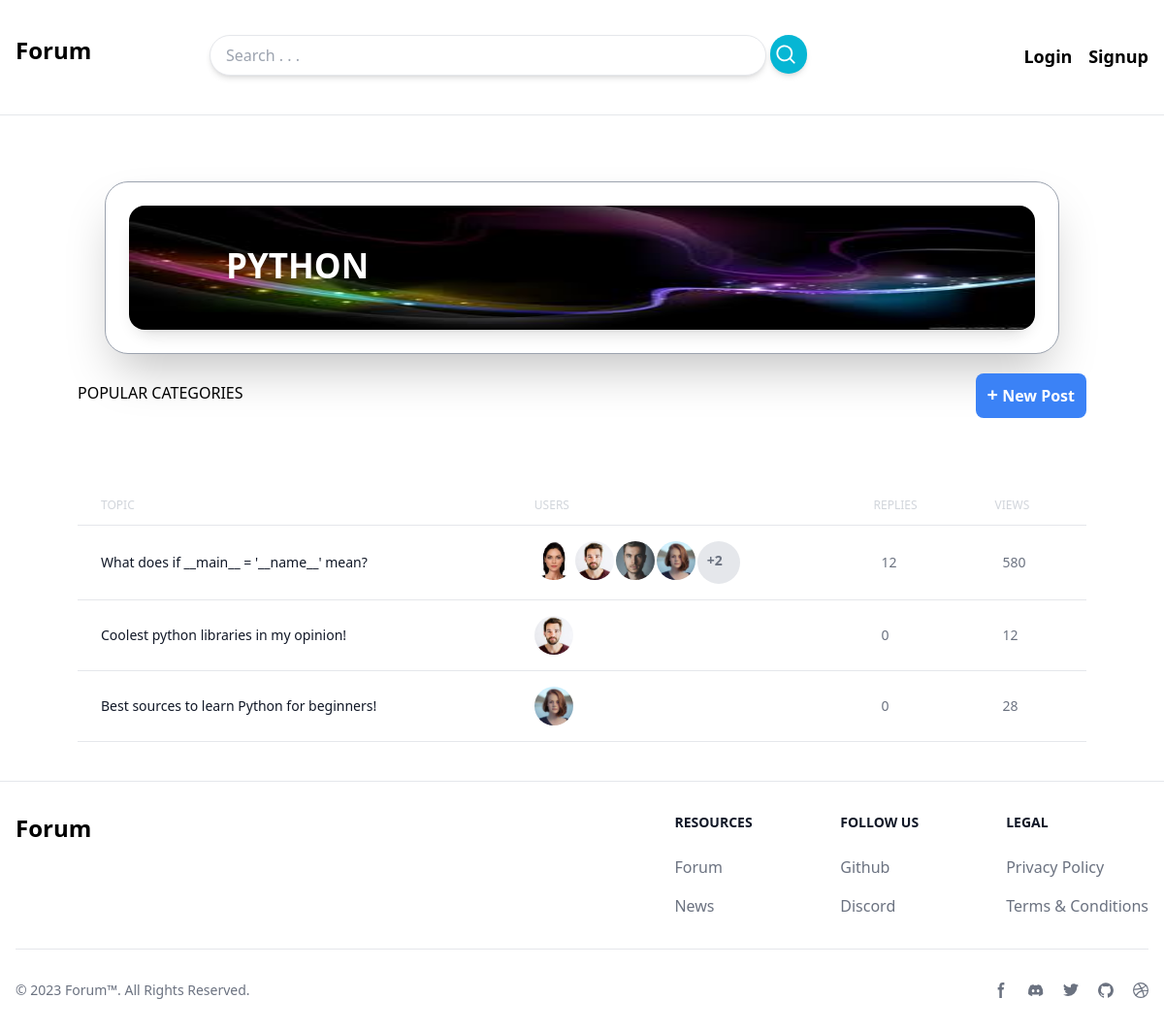
The page /category/1/ on the database as committed earlier.
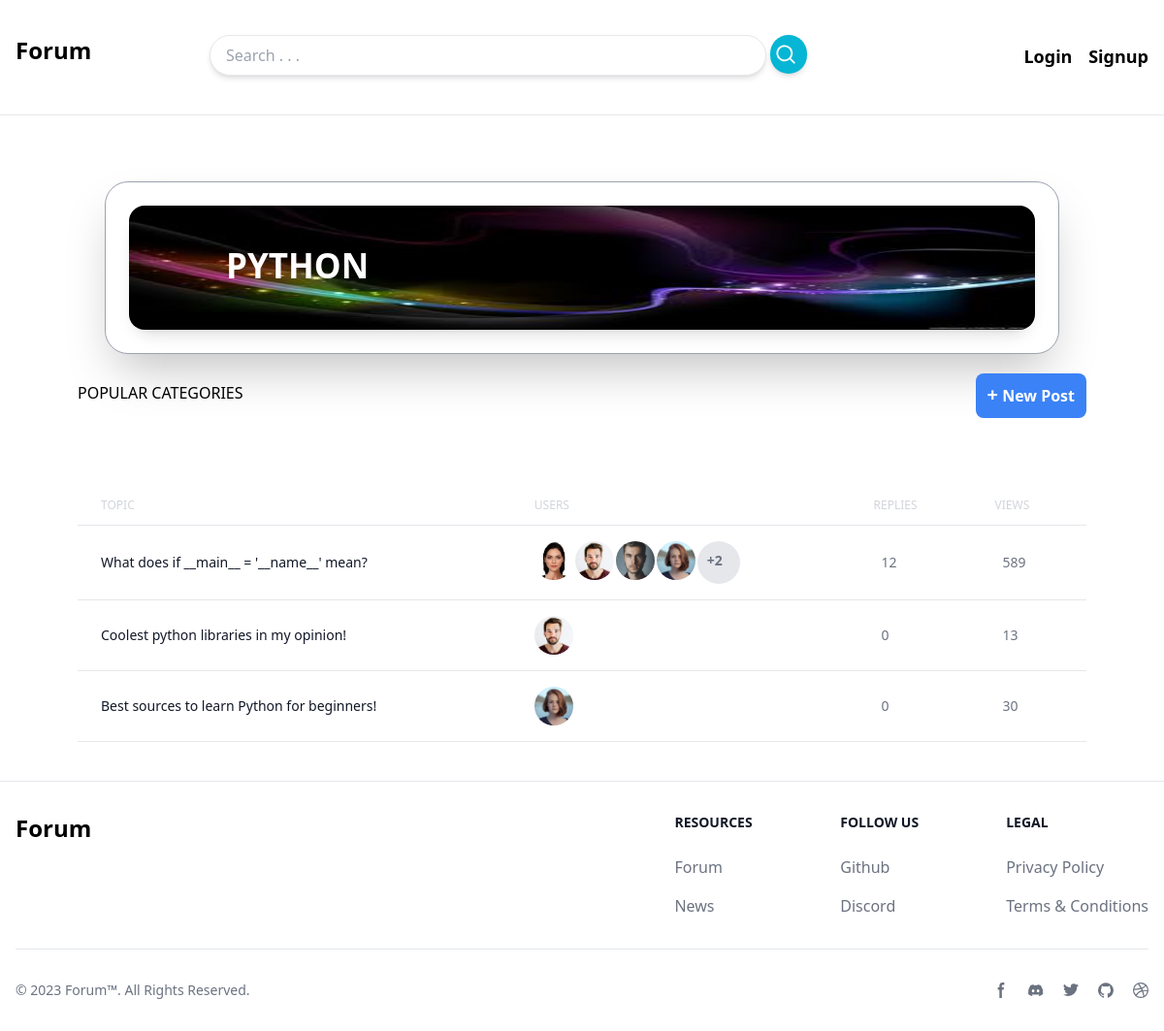
The same page on the database as committed later.
### discussion_app/models.py (models this page shows, shortened)
class Post(models.Model):
    category = models.ForeignKey(Category, on_delete=models.CASCADE, related_name='post_category')
    author = models.ForeignKey(User, on_delete=models.CASCADE, related_name='post_author')
    likes = models.ManyToManyField(User, related_name='post_likes', blank=True)
    title = models.CharField(max_length=300)
    views = models.IntegerField(default=0)
    content = models.TextField(max_length=1000)
    last_modified_date = models.DateTimeField(auto_now=True)
    creation_date = models.DateTimeField(auto_now_add=True)
    @property
    def involved_users(self):
        all_messages = self.message_post.all()
        all_users = [self.author]
        for message in all_messages:
            if message.author not in all_users:
                all_users.append(message.author)
        return [all_users, len(all_users)]

class Message(models.Model):
    post = models.ForeignKey(Post, on_delete=models.CASCADE, related_name='message_post')
    replies = models.ForeignKey('self', on_delete=models.CASCADE, null=True, blank=True, related_name='message_replies')
    author = models.ForeignKey(User, on_delete=models.CASCADE, related_name='message_author')
    likes = models.ManyToManyField(User, related_name='message_likes', blank=True)
    content = models.TextField(max_length=1000)
    last_modified_date = models.DateTimeField(auto_now=True)
    creation_date = models.DateTimeField(auto_now_add=True)

### discussion_app/views.py (the view)
# urls.py: path('<int:id>/', views.category_detail, name='category_detail'),
def category_detail(request, id):
    category = get_object_or_404(models.Category, id=id)
    context = {
        'category': category,
    }
    return render(request, 'discussion_app/category.html', context)

### discussion_app/templates/discussion_app/category.html (shortened to what this page needs)
{% extends 'core_app/base.html' %}
{% block content %}
    <div class="grid grid-cols-1 mx-20 my-10">
        <div class="flex justify-center bg-white m-7 overflow-hidden rounded-3xl shadow-2xl border border-gray-400">
            <div class="relative h-32  m-6 rounded-3xl shadow-lg w-full ">
                <img class="w-full h-32 rounded-2xl" src="{{category.logo.url}}" alt="category name">
                <h1 class="absolute left-[100px] bottom-[40px] font-semibold text-[35px] text-white">{{category.name | upper}}</h1>
            </div>
        </div>
        <div class="flex justify-between">
            <div>
                <button>
                    POPULAR
                </button>
                <button>
                    CATEGORIES
                </button>
            </div>
            <div>
            <a href="{% url 'discussion_app:create_post' %}" class=" p-3 text-white hover:bg-blue-700 font-semibold rounded-lg bg-blue-500">
               <strong class="text-xl">+</strong> New Post
            </a>
            </div>
        </div>
<div class="relative overflow-x-auto mt-20">
    <table class="w-full text-sm text-left text-gray-500 dark:text-gray-400">
        <thead class="text-xs text-gray-300">
            <tr>
                <th scope="col" class="px-6 py-3 font-medium">
                    TOPIC
                </th>
                <th scope="col" class="px-6 py-3 font-medium">
                    USERS
                </th>
                <th scope="col" class="px-6 py-3 font-medium">
                    REPLIES
                </th>
                <th scope="col" class="px-6 py-3 font-medium">
                    VIEWS
                </th>
            </tr>
        </thead>
        <tbody>
            {% for post in category.post_category.all %}
            <tr class="bg-white border-y hover:bg-gray-100 transition-all">
                <th scope="row" class="px-6 py-4 font-medium text-gray-900 whitespace-nowrap dark:text-white">
                    <a href="{% url 'discussion_app:post_detail' post.id %}" class="hover:text-blue-400">
                    {{post.title}}
                    </a>
                </th>
                <td class="px-6 py-4">
                    <div class="flex justify-start gap-[2px]">
                        {% if post.involved_users.1 > 3 %}
                            {% for user in post.involved_users.0|slice:'0:4' %}
                            <img class="h-10 w-10 rounded-full object-cover " src="{{user.userprofile.avatar.url}}" alt="">
                            {% endfor %}
                            <div class="h-11 w-11 rounded-full font-bold p-[10px]  bg-gray-200">+{{post.involved_users.1|add:'-4'}}</div>
                        {% else %}
                            {% for user in post.involved_users.0 %}
                            <img class="h-10 w-10 rounded-full object-cover " src="{{user.userprofile.avatar.url}}" alt="">
                            {% endfor %}
                        {% endif %}
                    </div>
                </td>
                <td class="px-8 py-4">
                    {{post.message_post.count}}
                </td>
                <td class="px-8 py-4">
                    {{post.views}}
                </td>
            </tr>
            {% endfor %}
        </tbody>
    </table>
</div>
    </div>
{% endblock %}

Rows that differ between the two databases and show on the page:
changed Post "What does if __main__ = '__name__' mean?": views "580" → "589"
changed Post "Coolest python libraries in my opinion!": views "12" → "13"
changed Post "Best sources to learn Python for beginners!": views "28" → "30"
